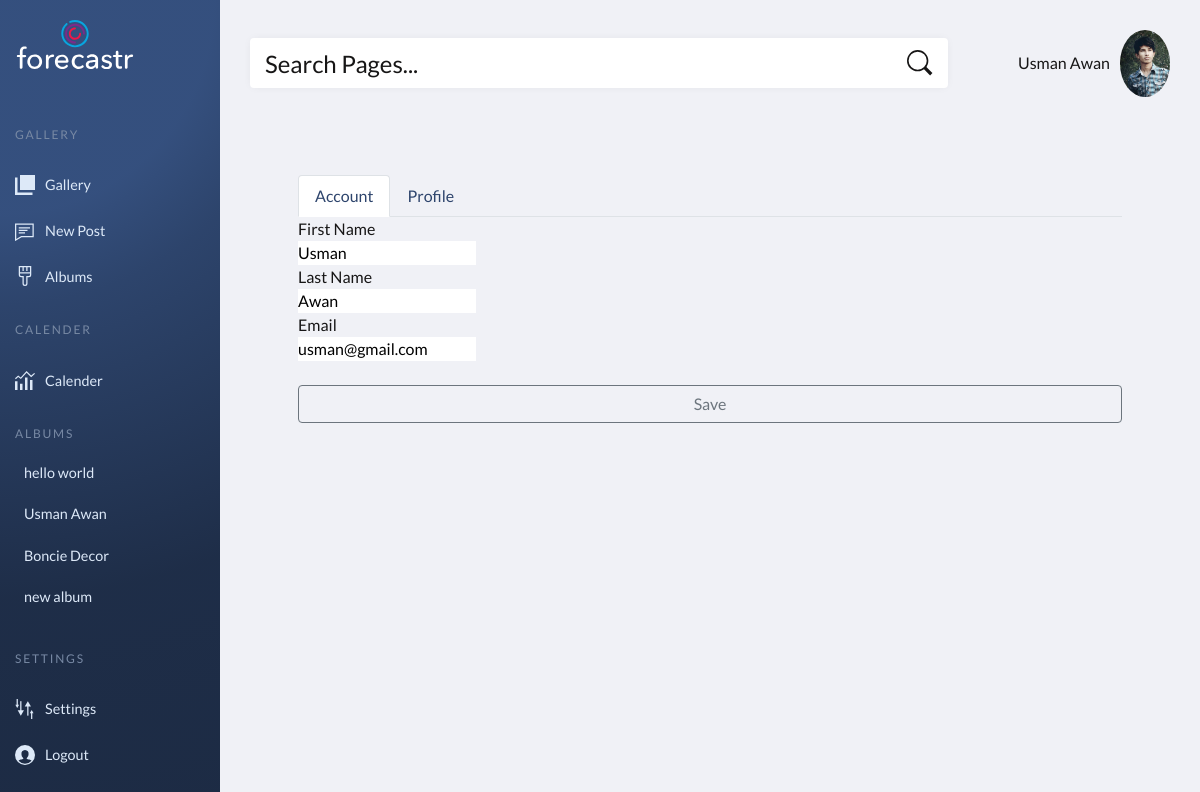
Before: /accounts/profile/ (signed in) with the older database file.
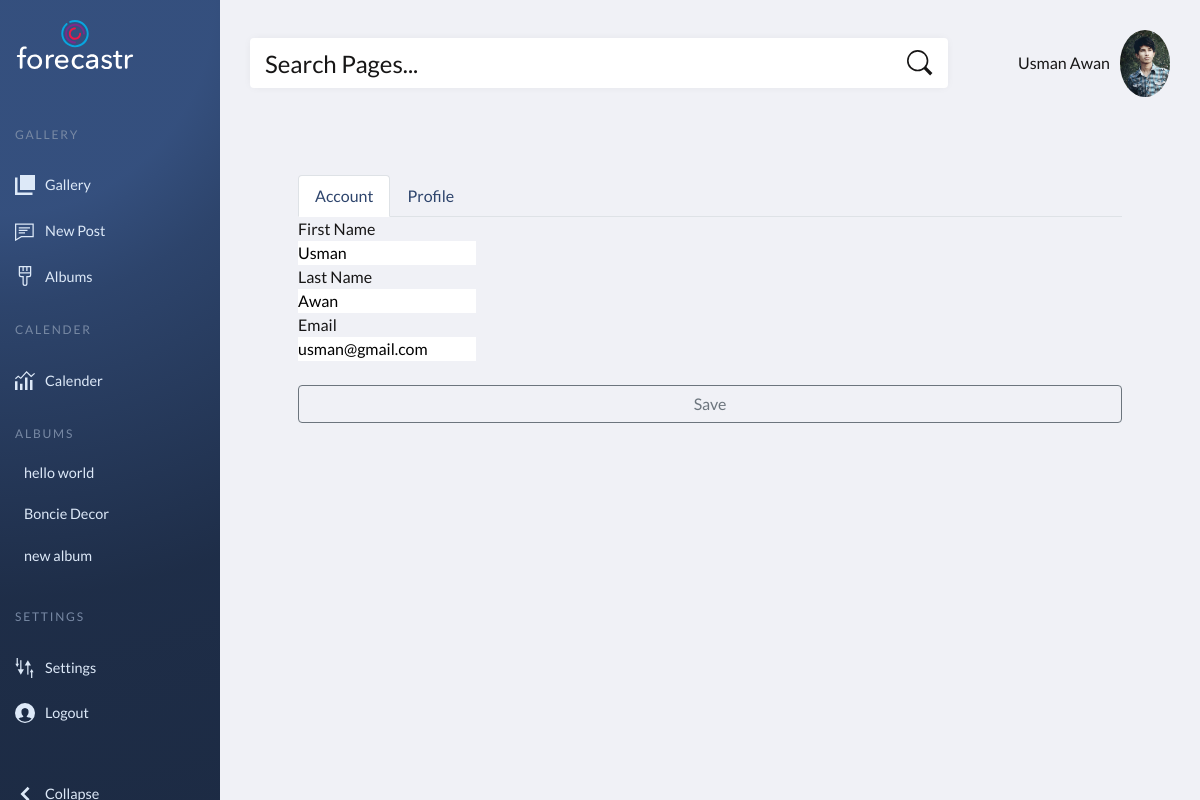
After: the same page with the newer database file.
### contentGallery/models.py (models this page shows, shortened)
class PostAlbum(models.Model):
    client = models.ForeignKey(Client, null=True, on_delete= models.SET_NULL, related_name='client_albums')
    posts = models.ManyToManyField(UserPost)
    name = models.CharField(max_length=128, blank=False)

### accounts/views.py (the view, shortened to what this page needs)
# urls.py: path('profile/', views.profile, name="profile"),
@login_required(login_url="login")
def profile(request):
    user = request.user
    client = user.client
    clientAlbums = client.client_albums.all()
    userform = UpdateUserForm(instance=request.user)
    clientform = ClientForm(instance=client)
    context = {'userform': userform, 'clientform': clientform,
    'user': user, 'albums': clientAlbums, 'client': client }
    return render(request,"accounts/profile.html",context)

### accounts/forms.py
class UpdateUserForm(forms.ModelForm):
    class Meta:
        model =  User
        fields =  ['first_name', 'last_name', 'email']

class ClientForm(forms.ModelForm):
    class Meta:
        model = Client
        fields = '__all__'
        exclude = ['user']

### accounts/templates/accounts/profile.html (shortened to what this page needs)
{%  extends 'utilaties/dashboard.html' %}
{% load static %}
{% block cssStyles %}
    <link href="https://cdnjs.cloudflare.com/ajax/libs/toastr.js/2.1.1/toastr.min.css" rel="stylesheet" media="all">
{% endblock cssStyles %}
{% block content %}
<section>
    <div class="container p-5">
        <ul class="nav nav-tabs" id="myTab" role="tablist">
            <li class="nav-item" role="presentation">
              <button class="nav-link active" id="account-tab" data-bs-toggle="tab" data-bs-target="#account" type="button" role="tab" aria-controls="home" aria-selected="true">Account</button>
            </li>
            <li class="nav-item" role="presentation">
              <button class="nav-link" id="profile-tab" data-bs-toggle="tab" data-bs-target="#profile" type="button" role="tab" aria-controls="profile" aria-selected="false">Profile</button>
            </li>
          </ul>
          <div class="tab-content" id="myTabContent">
            <div class="tab-pane fade show active" id="account" role="tabpanel" aria-labelledby="account-tab">
                <form class="form" method="POST">
                    <label for="url">First Name</label>
                    <div class="input-group">
                        {{userform.first_name}}
                    </div>
                    <label for="url">Last Name</label>
                    <div class="input-group">
                        {{userform.last_name}}
                    </div>
                    <label for="url">Email</label>
                    <div class="input-group">
                        {{userform.email}}
                    </div>
                    <div class="footer text-center m-r-100 m-l-100">
                        <button type="submit" class="btn btn-outline-secondary my-4 w-100" value="Add">Save </button>
                    </div>
            </form>
            </div>
          </div>
    </div>
</section>
{% endblock content %}

### utilaties/templates/utilaties/dashboard.html (shortened to what the changed rows need)
{% load static %}
<!DOCTYPE html>
<html lang="en">
<head>
    <link href="https://cdn.jsdelivr.net/npm/bootstrap@5.0.2/dist/css/bootstrap.min.css" rel="stylesheet">
    <link rel="stylesheet" href="{% static 'css/SocialHub/main.css' %}">
    {% block cssStyles %}
    {% endblock cssStyles %}
    <link href="https://cdnjs.cloudflare.com/ajax/libs/toastr.js/2.1.1/toastr.min.css" rel="stylesheet" media="all">
</head>
<body>
    <header class="page-header">
        <nav>
            <ul class="admin-menu">
                {% for album in albums %}
                    <form id="{{album.id}}" action="{% url 'gallery' %}" method="POST">
                        <a onclick="document.getElementById('{{album.id}}').submit();">
                            <li class="ms-4" style="cursor: pointer;"> {{album.name}}</li>
                        </a>
                    </form>
                {% endfor %}
                <li>
                    <button class="collapse-btn" aria-expanded="true" aria-label="collapse menu">
                        <svg aria-hidden="true">
                            <use xlink:href="#collapse"></use>
                        </svg>
                        <span>Collapse</span>
                    </button>
                </li>
            </ul>
        </nav>
    </header>
</body>
</html>

Changed rows visible on the page:
removed PostAlbum: name "Usman Awan"
